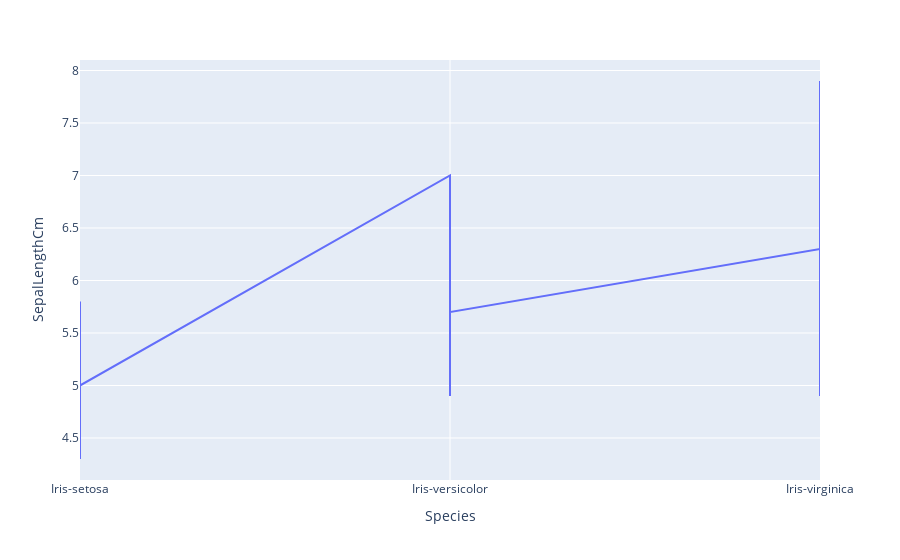

The notebook cell saved with this chart:
### Code cell
#line graph
px.line(iris,x='Species',y='SepalLengthCm')

### Figure 1 — Plotly figure (JSON) as saved in the notebook; plotly's stock layout.template omitted (floating-point values rounded to 4 significant figures; data arrays with more than 128 entries replaced by an {"elided": "..."} marker saying what was removed)
{"data": [{"hovertemplate": "Species=%{x}<br>SepalLengthCm=%{y}<extra></extra>", "legendgroup": "", "line": {"color": "#636efa", "dash": "solid"}, "mode": "lines", "name": "", "showlegend": false, "type": "scatter", "x": {"elided": "150 str values"}, "xaxis": "x", "y": {"elided": "150 float values"}, "yaxis": "y"}], "layout": {"legend": {"tracegroupgap": 0}, "margin": {"t": 60}, "xaxis": {"anchor": "y", "domain": [0, 1], "title": {"text": "Species"}}, "yaxis": {"anchor": "x", "domain": [0, 1], "title": {"text": "SepalLengthCm"}}}}
